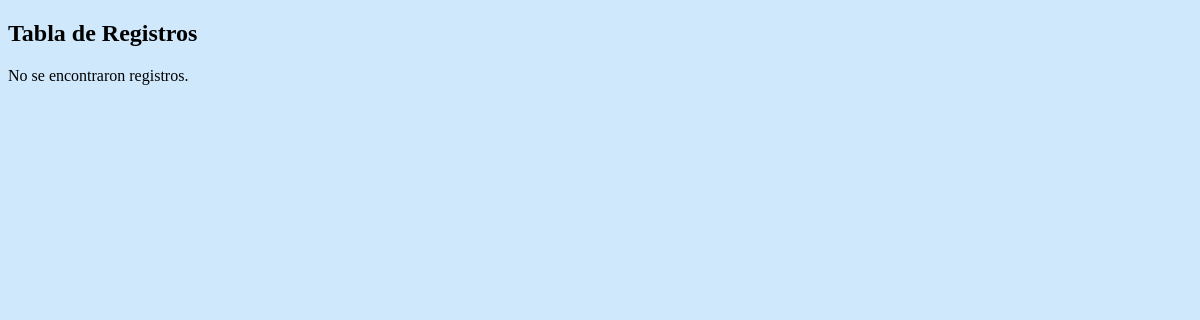
Page /mostrarfichas.php on the earlier database version.
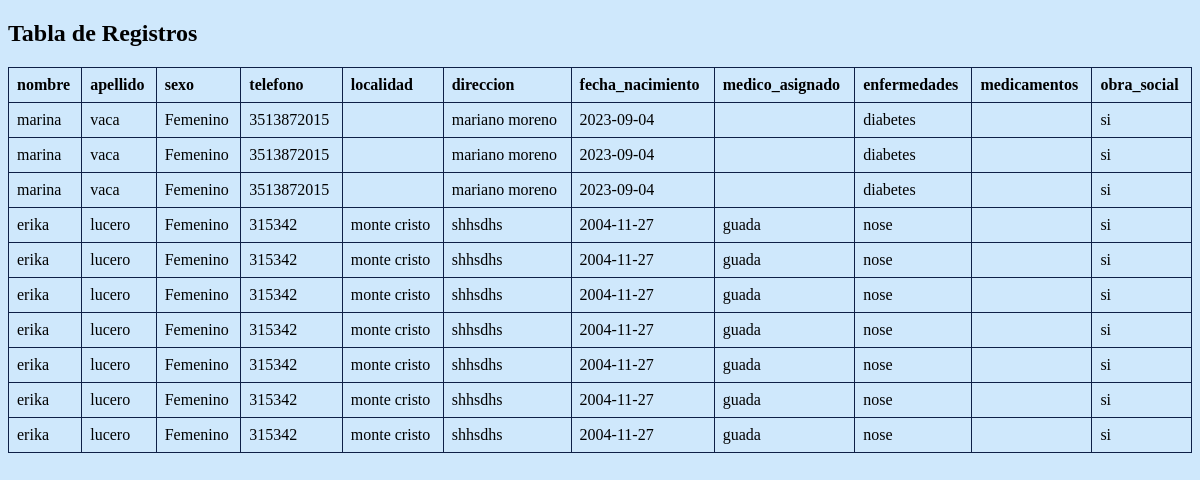
Same page on the later database version.
### tables this page shows
CREATE TABLE `ficha_paciente` (
  `id` int(11) NOT NULL,
  `nombre` varchar(50) NOT NULL,
  `apellido` varchar(50) NOT NULL,
  `sexo` enum('Femenino','Masculino','Prefiero no decirlo') NOT NULL,
  `telefono` varchar(15) NOT NULL,
  `localidad` varchar(100) NOT NULL,
  `direccion` varchar(100) NOT NULL,
  `fecha_nacimiento` date NOT NULL,
  `medico_asignado` varchar(50) NOT NULL,
  `enfermedades` text NOT NULL,
  `medicamentos` text NOT NULL,
  `obra_social` enum('si','no') NOT NULL
);

### mostrarfichas.php (the view, shortened to what this page needs)
<!DOCTYPE html>
<html>
<head>
  <link rel= "stylesheet" type="text/css" href="mostrar.css"/>
</head>
<body>
  <h2>Tabla de Registros</h2>
<?php
  $conexion = mysqli_connect("localhost", "root","","olimpiadas") or exit ("no se puede conectar");
  $sql = "SELECT * FROM ficha_paciente";
  $result = $conexion->query($sql);
  if ($result->num_rows > 0) {
    echo '<table>';
    echo '<thead>';
    echo '<tr>';
    echo  '<th>nombre</th>';
    echo' <th>apellido</th>';
    echo'<th>sexo</th>';
    echo '<th>telefono</th>';
    echo '<th>localidad</th>';
    echo ' <th>direccion</th>';
    echo ' <th>fecha_nacimiento</th>';
    echo ' <th>medico_asignado</th>';
    echo' <th>enfermedades</th>';
    echo '<th>medicamentos</th>';
    echo'   <th>obra_social</th>';
    echo '</tr>';
    echo '</thead>';
    echo '<tbody>';
    while ($row = $result->fetch_assoc()) {
      echo '<tr>';
      echo '<td>' . $row['nombre'] . '</td>';
      echo '<td>' . $row['apellido'] . '</td>';
      echo '<td>' . $row['sexo'] . '</td>';
      echo '<td>' . $row['telefono'] . '</td>';
      echo '<td>' . $row['localidad'] . '</td>';
      echo '<td>' . $row['direccion'] . '</td>';
      echo '<td>' . $row['fecha_nacimiento'] . '</td>';
      echo '<td>' . $row['medico_asignado'] . '</td>';
      echo '<td>' . $row['enfermedades'] . '</td>';
      echo '<td>' . $row['medicamento'] . '</td>';
      echo '<td>' . $row['obra_social'] . '</td>';
      echo '</tr>';
    }
    echo '</tbody>';
    echo '</table>';
  } else {
    echo 'No se encontraron registros.';
  }
  ?>
</body>
</html>

### mostrar.css (style rules this page uses)
body { background-color: #cfe8fc; }
table { border-collapse: collapse; width: 100%; background-color: #cfe8fc; }
th, td { border: 1px solid #0e2047; text-align: left; padding: 8px; }
th { background-color: #cfe8fc; }
h2 { background-color: #cfe8fc; }

Differences in the rows shown:
added ficha_paciente: nombre "marina", apellido "vaca", sexo "Femenino", telefono "3513872015", direccion "mariano moreno", fecha_nacimiento "2023-09-04", enfermedades "diabetes", obra_social "si"
added ficha_paciente: nombre "marina", apellido "vaca", sexo "Femenino", telefono "3513872015", direccion "mariano moreno", fecha_nacimiento "2023-09-04", enfermedades "diabetes", obra_social "si"
added ficha_paciente: nombre "marina", apellido "vaca", sexo "Femenino", telefono "3513872015", direccion "mariano moreno", fecha_nacimiento "2023-09-04", enfermedades "diabetes", obra_social "si"
added ficha_paciente: nombre "erika", apellido "lucero", sexo "Femenino", telefono "315342", localidad "monte cristo", direccion "shhsdhs", fecha_nacimiento "2004-11-27", medico_asignado "guada", enfermedades "nose", obra_social "si"
added ficha_paciente: nombre "erika", apellido "lucero", sexo "Femenino", telefono "315342", localidad "monte cristo", direccion "shhsdhs", fecha_nacimiento "2004-11-27", medico_asignado "guada", enfermedades "nose", obra_social "si"
added ficha_paciente: nombre "erika", apellido "lucero", sexo "Femenino", telefono "315342", localidad "monte cristo", direccion "shhsdhs", fecha_nacimiento "2004-11-27", medico_asignado "guada", enfermedades "nose", obra_social "si"
added ficha_paciente: nombre "erika", apellido "lucero", sexo "Femenino", telefono "315342", localidad "monte cristo", direccion "shhsdhs", fecha_nacimiento "2004-11-27", medico_asignado "guada", enfermedades "nose", obra_social "si"
added ficha_paciente: nombre "erika", apellido "lucero", sexo "Femenino", telefono "315342", localidad "monte cristo", direccion "shhsdhs", fecha_nacimiento "2004-11-27", medico_asignado "guada", enfermedades "nose", obra_social "si"
added ficha_paciente: nombre "erika", apellido "lucero", sexo "Femenino", telefono "315342", localidad "monte cristo", direccion "shhsdhs", fecha_nacimiento "2004-11-27", medico_asignado "guada", enfermedades "nose", obra_social "si"
added ficha_paciente: nombre "erika", apellido "lucero", sexo "Femenino", telefono "315342", localidad "monte cristo", direccion "shhsdhs", fecha_nacimiento "2004-11-27", medico_asignado "guada", enfermedades "nose", obra_social "si"
Other differences:
text no longer shown: "No se encontraron registros."
text now shown: "nombre apellido sexo telefono localidad direccion fecha_nacimiento medico_asignado enfermedades medicamentos obra_social"
